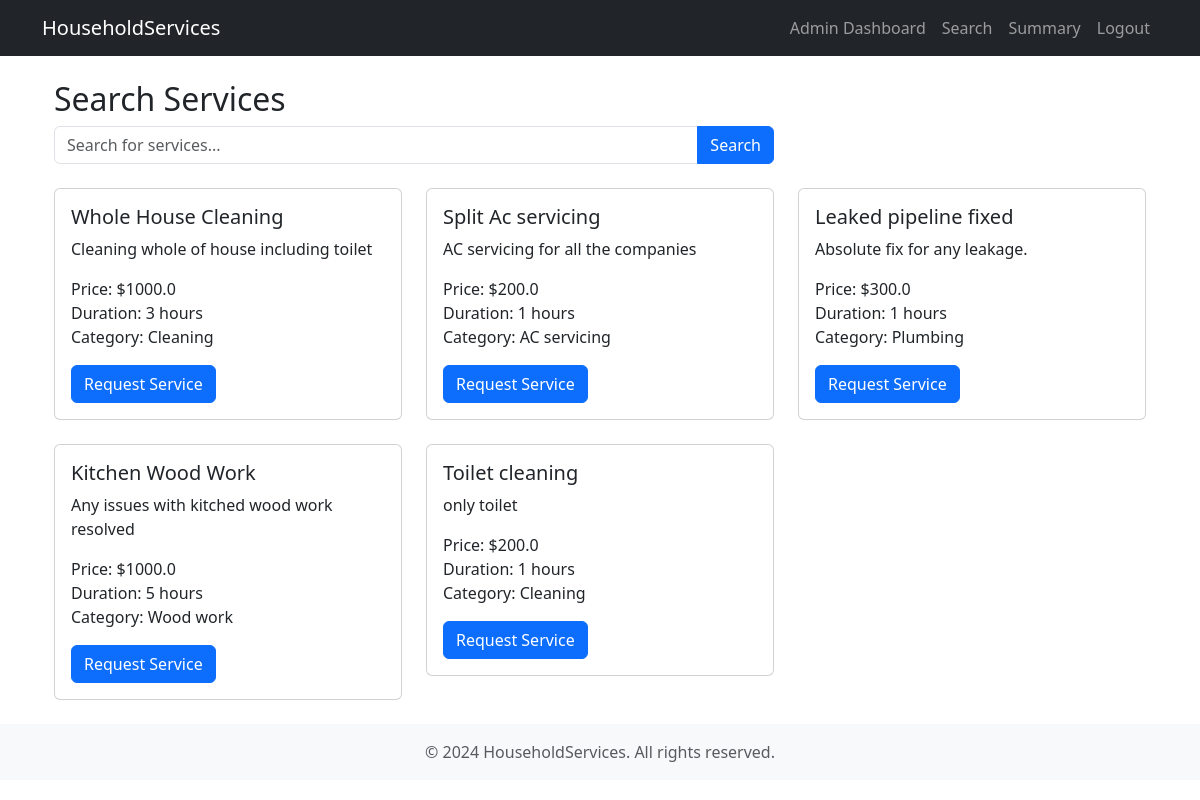
/customer/search (signed in), run on an earlier commit of the app's database.
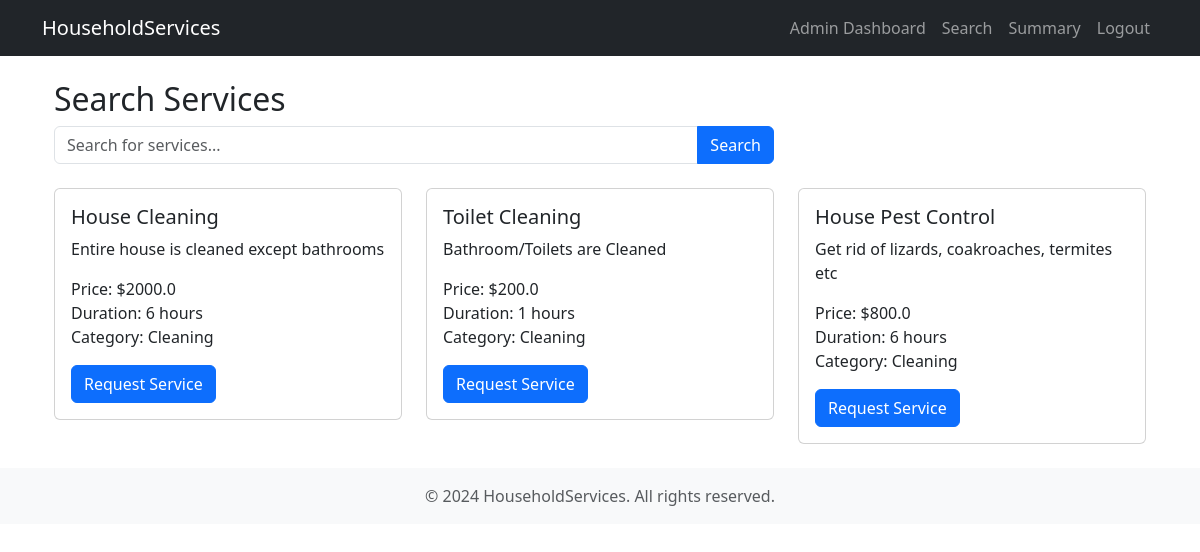
And on a later commit of the database.
### models.py (models this page shows)
class ServicePackage(db.Model):
    __tablename__ = 'service_package'
    id = db.Column(db.Integer, primary_key=True)
    name = db.Column(db.String(120), nullable=False)
    price = db.Column(db.Float, nullable=False)
    service_category_id = db.Column(db.Integer, db.ForeignKey('service_category.id'), nullable=False)
    time = db.Column(db.Integer, nullable=False)  # Time in hours
    description = db.Column(db.Text, nullable=False)
    service_requests = db.relationship('ServiceRequest', backref='service_package', lazy=True, cascade="all, delete-orphan")

class ServiceCategory(db.Model):
    __tablename__ = 'service_category'
    id = db.Column(db.Integer, primary_key=True)
    name = db.Column(db.String(100), nullable=False)
    service_packages = db.relationship('ServicePackage', backref='service_category', lazy=True, cascade="all, delete-orphan")

### Folder2/customer_view.py (the view)
@customer_view.route('/search', methods=['GET'])
def search():
    if 'user_id' not in session:
        return redirect(url_for('authentication.user_login'))
    search_query = request.args.get('service_name', '').strip()
    services = ServicePackage.query
    if search_query:
        services = services.filter(ServicePackage.name.ilike(f'%{search_query}%'))
    services = services.all()
    categories = ServiceCategory.query.all()
    return render_template('customer_search.html',
                         services=services,
                         categories=categories,
                         search_query=search_query)

### templates/customer_search.html (shortened to what this page needs)
{% extends "base.html" %}
{% block content %}
<div class="container mt-4">
    <h2>Search Services</h2>
    <form method="GET" action="{{ url_for('customer_view.search') }}" class="mb-4">
        <div class="row">
            <div class="col-md-8">
                <div class="input-group">
                    <input type="text"
                           class="form-control"
                           name="service_name"
                           placeholder="Search for services..."
                           value="{{ search_query if search_query else '' }}">
                    <button class="btn btn-primary" type="submit">Search</button>
                </div>
            </div>
        </div>
    </form>
    <div class="row">
        {% if services %}
            {% for service in services %}
            <div class="col-md-4 mb-4">
                <div class="card">
                    <div class="card-body">
                        <h5 class="card-title">{{ service.name }}</h5>
                        <p class="card-text">{{ service.description }}</p>
                        <ul class="list-unstyled">
                            <li>Price: ${{ service.price }}</li>
                            <li>Duration: {{ service.time }} hours</li>
                            <li>Category: {{ service.service_category.name }}</li>
                        </ul>
                        <form action="{{ url_for('customer_services.request_service', package_id=service.id) }}" method="POST">
                            <button type="submit" class="btn btn-primary">Request Service</button>
                        </form>
                    </div>
                </div>
            </div>
            {% endfor %}
        {% else %}
            {% if search_query %}
            <div class="col-12">
                <p class="text-center">No services found matching "{{ search_query }}"</p>
            </div>
            {% endif %}
        {% endif %}
    </div>
</div>
{% endblock %}

### templates/base.html (shortened to what this page needs)
<!DOCTYPE html>
<html lang="en">
<head>
    <link href="https://cdn.jsdelivr.net/npm/bootstrap@5.3.3/dist/css/bootstrap.min.css" rel="stylesheet"
>
    <link rel="stylesheet" href="{{ url_for('static', filename='css/style.css') }}">
</head>
<body>
    {% include 'navbar.html' %}
    <div class="container mt-4">
        {% block content %}
        {% endblock %}
    </div>
    <footer class="footer mt-auto py-3 bg-light">
        <div class="container text-center">
            <span class="text-muted">© 2024 HouseholdServices. All rights reserved.</span>
        </div>
    </footer>
</body>
</html>

### templates/navbar.html (shortened to what this page needs)
<nav class="navbar navbar-expand-lg navbar-dark bg-dark">
    <div class="container">
        <a class="navbar-brand" href="#">HouseholdServices</a>
        <div class="collapse navbar-collapse" id="navbarNav">
            <ul class="navbar-nav ms-auto">
                {% if session.get('user_id') %}
                    {% if session.get('role') == 'admin' %}
                        <li class="nav-item">
                            <a class="nav-link" href="{{ url_for('admin.dashboard') }}">Admin Dashboard</a>
                        </li>
                        <li class="nav-item">
                            <a class="nav-link" href="{{ url_for('admin.search') }}">Search</a>
                        </li>
                        <li class="nav-item">
                            <a class="nav-link" href="{{ url_for('admin.summary') }}">Summary</a>
                        </li>
                        <li class="nav-item">
                            <a class="nav-link" href="{{ url_for('authentication.user_logout') }}">Logout</a>
                        </li>
                    {% endif %}
                {% endif %}
            </ul>
        </div>
    </div>
</nav>

What changed in the data, as far as the page shows it:
removed ServicePackage: name "Split Ac servicing", description "AC servicing for all the companies", price "200.0", time "1", service_category.name "AC servicing"
removed ServicePackage: name "Leaked pipeline fixed", description "Absolute fix for any leakage.", price "300.0", time "1", service_category.name "Plumbing"
removed ServicePackage: name "Kitchen Wood Work", description "Any issues with kitched wood work resolved", price "1000.0", time "5", service_category.name "Wood work"
removed ServicePackage: name "Toilet cleaning", description "only toilet", price "200.0", time "1", service_category.name "Cleaning"
added ServicePackage: name "House Cleaning", description "Entire house is cleaned except bathrooms", price "2000.0", time "6", service_category.name "Cleaning"
changed ServicePackage: name "Whole House Cleaning" → "Toilet Cleaning"; description "Cleaning whole of house including toilet" → "Bathroom/Toilets are Cleaned"; price "1000.0" → "200.0"; time "3" → "1"
added ServicePackage: name "House Pest Control", description "Get rid of lizards, coakroaches, termites etc", price "800.0", time "6", service_category.name "Cleaning"
